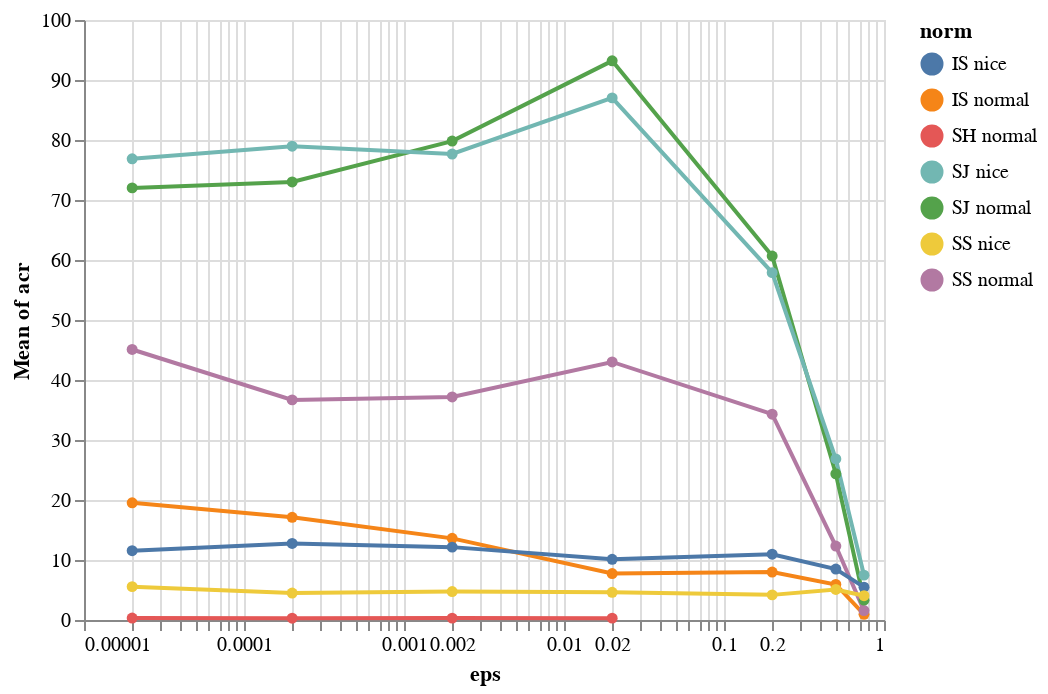

The code cell stored with this chart in its notebook:
### Code cell
alt.Chart(filtered).mark_line(point=True).encode(
    x=alt.X('eps:Q', scale=alt.Scale(type="log")),
    y='mean(acr):Q',
    color='norm:N'
)

### Figure 1 — Vega-Lite specification as saved in the notebook (floating-point values rounded to 4 significant figures; data arrays with more than 128 entries replaced by an {"elided": "..."} marker saying what was removed)
{"config": {"view": {"continuousWidth": 400, "continuousHeight": 300}}, "data": {"name": "data-ddace4de57532bc50a573b8945de888f"}, "mark": {"type": "line", "point": true}, "encoding": {"color": {"field": "norm", "type": "nominal"}, "x": {"field": "eps", "scale": {"type": "log"}, "type": "quantitative"}, "y": {"aggregate": "mean", "field": "acr", "type": "quantitative"}}, "$schema": "https://vega.github.io/schema/vega-lite/v4.17.0.json", "datasets": {"data-ddace4de57532bc50a573b8945de888f": {"elided": "2757 records"}}}
